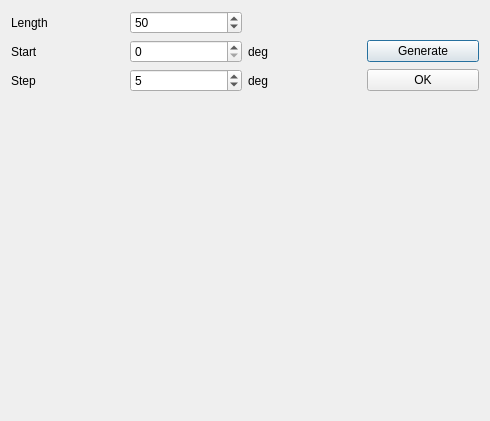
<?xml version="1.0" encoding="UTF-8"?>
<ui version="4.0">
 <class>SineGeneratorDialog</class>
 <widget class="QDialog" name="SineGeneratorDialog">
  <property name="geometry">
   <rect>
    <x>0</x>
    <y>0</y>
    <width>490</width>
    <height>421</height>
   </rect>
  </property>
  <property name="windowTitle">
   <string>SineGeneratorDialog</string>
  </property>
  <layout class="QGridLayout" name="gridLayout">
   <item row="0" column="0">
    <widget class="QLabel" name="label">
     <property name="text">
      <string>Length</string>
     </property>
    </widget>
   </item>
   <item row="0" column="1">
    <widget class="QSpinBox" name="length">
     <property name="maximum">
      <number>1000000</number>
     </property>
     <property name="value">
      <number>50</number>
     </property>
    </widget>
   </item>
   <item row="1" column="0">
    <widget class="QLabel" name="label_2">
     <property name="text">
      <string>Start</string>
     </property>
    </widget>
   </item>
   <item row="1" column="1">
    <widget class="QSpinBox" name="start">
     <property name="maximum">
      <number>10000000</number>
     </property>
     <property name="value">
      <number>0</number>
     </property>
    </widget>
   </item>
   <item row="1" column="2">
    <widget class="QLabel" name="label_3">
     <property name="text">
      <string>deg</string>
     </property>
    </widget>
   </item>
   <item row="1" column="3">
    <widget class="QPushButton" name="generateBtn">
     <property name="text">
      <string>Generate</string>
     </property>
     <property name="default">
      <bool>true</bool>
     </property>
    </widget>
   </item>
   <item row="2" column="0">
    <widget class="QLabel" name="label_4">
     <property name="text">
      <string>Step</string>
     </property>
    </widget>
   </item>
   <item row="2" column="1">
    <widget class="QSpinBox" name="step">
     <property name="maximum">
      <number>1000000</number>
     </property>
     <property name="value">
      <number>5</number>
     </property>
    </widget>
   </item>
   <item row="2" column="2">
    <widget class="QLabel" name="label_5">
     <property name="text">
      <string>deg</string>
     </property>
    </widget>
   </item>
   <item row="2" column="3">
    <widget class="QPushButton" name="okBtn">
     <property name="text">
      <string>OK</string>
     </property>
    </widget>
   </item>
   <item row="3" column="0" colspan="4">
    <widget class="ScatterLinePlot" name="plot" native="true"/>
   </item>
  </layout>
 </widget>
 <layoutdefault spacing="6" margin="11"/>
 <customwidgets>
  <customwidget>
   <class>ScatterLinePlot</class>
   <extends>QWidget</extends>
   <header>scatterlineplot.h</header>
   <container>1</container>
  </customwidget>
 </customwidgets>
 <resources/>
 <connections/>
</ui>
